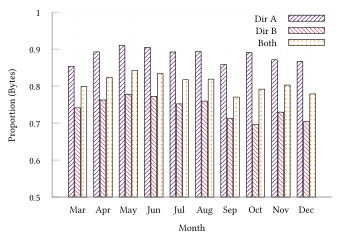

Reproduce this figure in gnuplot.
set terminal tikz standalone color size 9cm,6cm font '\scriptsize' preamble '\usepackage{microtype} \usepackage{libertinus} \usepackage{libertinust1math} \usepackage[binary-units, per-mode=symbol]{siunitx}\sisetup{detect-all} \newcommand{\approachshort}{OPaL} \newcommand{\Coopfw}{CoOp} \newcommand{\coopfw}{\Coopfw} \newcommand{\Indfw}{Ind} \newcommand{\indfw}{\Indfw}'
set output "ca-monthly-bytes.tex"

load "gnuplot-palettes/inferno.pal"

set boxwidth 0.9
set style data histogram
set style histogram cluster gap 1
set style fill solid border -1
set datafile separator ","
unset colorbox

set xlabel "Month"
set ylabel "Proportion (Bytes)"

set yrange [0.5:1.0]
set key at 10,1

plot '../results/dirA-1.csv' u 13: xtic(1) title "Dir A" lc palette frac 0.25 fill pattern 1, \
     '../results/dirB-1.csv' u 13 title "Dir B" lc palette frac 0.5 fill pattern 2, \
     '../results/biDir-1.csv' u 13 title "Both" lc palette frac 0.75 fill pattern 7
